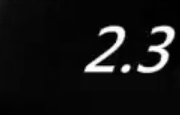
#> input picture reco/OCR/OCR/frame.png, 180 x 115 px
$ python OCR.py
#> lines starting #> are read from the running program, lines starting #| are printed output that depends on the picture; after the words box and inside, x2 and y2 are one past the last pixel; in counts of white or black regions, pixels touching at a corner belong together
import pytesseract
import cv2
import os
import numpy as np
import math

pytesseract.pytesseract.tesseract_cmd = r"C:\Users\Administrator\AppData\Local\Programs\Tesseract-OCR\tesseract.exe"
custom_config = r'--oem 3 --psm 7 -c tessedit_char_whitelist=0123456789.'

image=cv2.imread('frame.png')
#> image is the input picture: shape (115, 180, 3); min 0, max 255, mean 19.6
(thresh, image) = cv2.threshold(image, 127, 255, cv2.THRESH_BINARY)
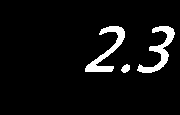
#> image: shape (115, 180, 3); 5.7% white; 3 white regions, box (x1, y1, x2, y2) and area: (85, 26, 125, 72) 561, (137, 26, 175, 73) 556, (121, 64, 130, 73) 57
#image=cv2.imread('number.png')

def twistArray(image, deg):
#> called with deg = 20
    rowcount = 0
    for i in image:
        #print("r=%03d m=%03d "%( rowcount , int((image.shape[1]/2 - rowcount)*math.tan(math.radians(deg))) ), end="")
        i = np.roll(i, -3*int((image.shape[1]/2 - rowcount)*math.tan(math.radians(deg))) )
        image[rowcount] = i
        rowcount += 1
#> this loop made 115 passes
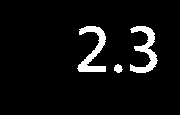
#> image: shape (115, 180, 3); 5.7% white; 3 white regions, box (x1, y1, x2, y2) and area: (77, 26, 106, 72) 561, (130, 26, 158, 73) 556, (114, 64, 123, 73) 57
#> after the loop, rowcount = 115
        # [6 lines of commented-out code are left out]
    return image

image = twistArray(image,20)
cv2.imshow('OCR View', image)
cv2.waitKey(1)
#> (the run stopped early here; a loop or call above may not have finished)

$ run again, with reco/OCR/OCR/number.png copied over reco/OCR/OCR/frame.png
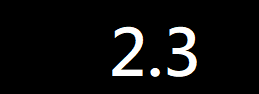
#> input picture reco/OCR/OCR/number.png, 259 x 94 px
#> image is the input picture: shape (94, 259, 3); mean B, G, R 14, 14.1, 14
#> the loop in twistArray, `for i in image: #print("r=%03d m=%03d "%( rowcount , int((image.shape[..` made 94 passes
#> after the loop in twistArray, `for i in image:`:
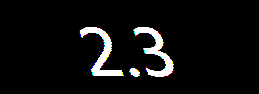
#> image: shape (94, 259, 3); mean B, G, R 14.1, 14.1, 14
#> after the loop in twistArray, `for i in image:`: rowcount = 94
